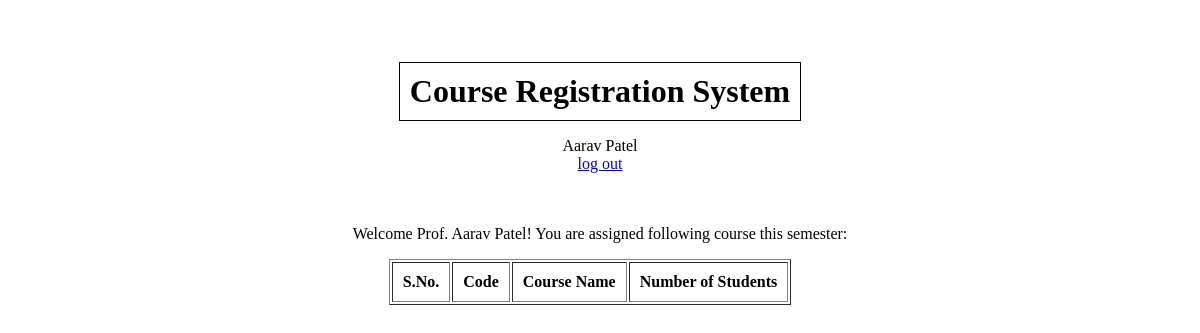
The page /professorHome/ (signed in) on the database its author committed.
### authentication/models.py (models this page shows)
class User(AbstractUser):
    PROFESSOR = 'Professor'
    STUDENT = 'Student'
    REGISTRAR='Registrar'
    ROLE_CHOICES = (
        (PROFESSOR, 'Professor'),
        (STUDENT, 'Student'),
        (REGISTRAR, 'Registrar'),
    )
    role = models.CharField(max_length=30, choices=ROLE_CHOICES, default='Student')
    email = models.EmailField(unique=True)
    username=None
    USERNAME_FIELD = 'email'
    registration_status=models.BooleanField(default=False)
    REQUIRED_FIELDS = []
    first_name = models.CharField(max_length=20)
    last_name = models.CharField(max_length=20)
    course_count=models.IntegerField(default=0)
    objects = CustomUserManager()

### professor/views.py (the view)
# urls.py: path('professorHome/', professor.views.professor_home, name='professorHome'),
@login_required
def professor_home(request):
    courses_teaching=ListCourses.objects.filter(professor=User.objects.get(email = request.user)) # Query list of courses prof teaching
    return render(request, 'professor/professor_home.html', {'courses_teaching' : courses_teaching})

### templates/professor/professor_home.html (shortened to what this page needs)
{% extends 'base.html' %}
{% block content %}
    <p>Welcome Prof. {{request.user.first_name}} {{request.user.last_name}}! You are assigned following course this semester:</p>
    <div style = "margin-right: 20px;">
        <table border = "1" style = "margin: 10px auto; text-align: center;">
            <thead>
                <tr>
                    <th style = "padding: 10px;">S.No.</th>
                    <th style = "padding: 10px;">Code</th>
                    <th style = "padding: 10px;">Course Name</th>
                    <th style = "padding: 10px;">Number of Students</th>
                </tr>
            </thead>
        </table>
    </div>
{% endblock content %}

### templates/base.html (shortened to what this page needs)
<!DOCTYPE html>
<html lang="en">
    <head>
    </head>
    <body>
        <br><br><br>
        <h1>Course Registration System</h1>
        {%  if user.is_authenticated %}
            <p>
                {{user.first_name}} {{user.last_name}}<br><a href="{% url 'logout' %}">log out</a>
                <br><br><br>
            </p>
        {% endif %}
        {% block content %} {% endblock content %}
    </body>
</html>

### templates/base.html (style rules this page uses)
body { text-align: center; / }
h1 { display: inline-block; border: 1px solid black; padding: 10px; margin: 0 auto; }
th, td { padding: 5px; padding-left: 20px; padding-right: 20px; }

### rows shown on the page
User: first_name "Aarav", last_name "Patel", user.first_name "Aarav", user.last_name "Patel"
